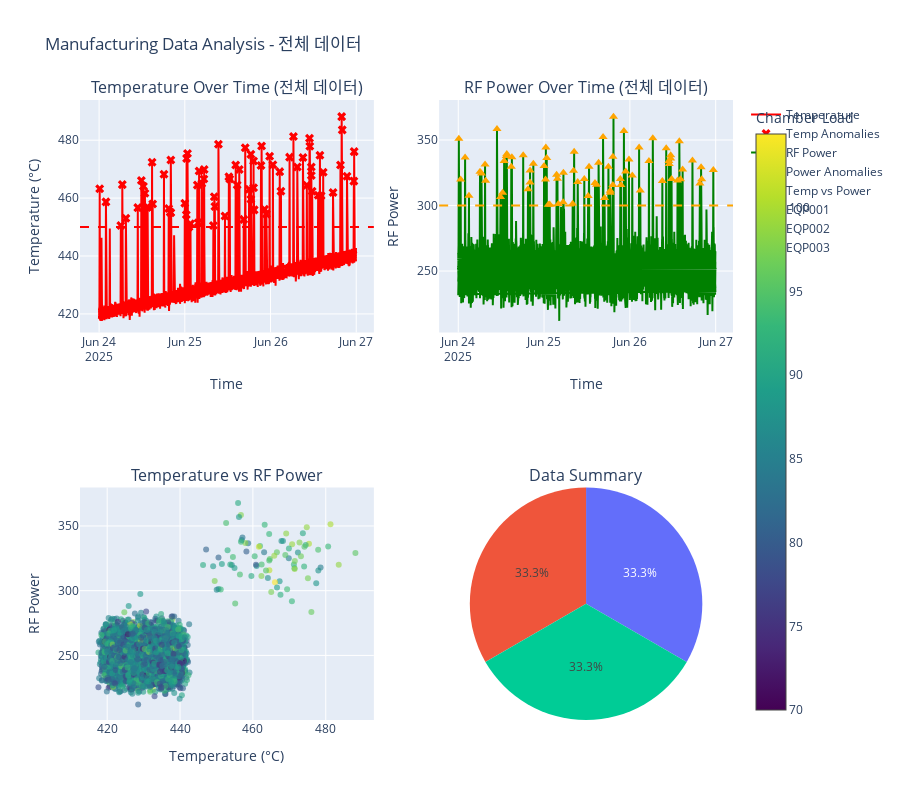

The cell this chart's notebook holds for it:
### Markdown cell above
## 4. 드랍다운 선택에 따른 데이터 필터링 및 Plotly 시각화

드랍다운 값이 변경될 때마다 데이터를 필터링하고 Plotly 그래프로 시각화하는 인터랙티브 함수를 작성합니다.

### Code cell
# 데이터 필터링 및 시각화 함수
def create_filtered_visualization(equipment_id='All', chamber_id='All', recipe='All'):
    """선택된 필터에 따라 데이터를 필터링하고 시각화"""
    
    # 데이터 필터링
    filtered_df = df.copy()
    filter_conditions = []
    
    if equipment_id != 'All':
        filtered_df = filtered_df[filtered_df['eqp_id'] == equipment_id]
        filter_conditions.append(f"Equipment: {equipment_id}")
    if chamber_id != 'All':
        filtered_df = filtered_df[filtered_df['chamber_id'] == chamber_id]
        filter_conditions.append(f"Chamber: {chamber_id}")
    if recipe != 'All':
        filtered_df = filtered_df[filtered_df['recipe'] == recipe]
        filter_conditions.append(f"Recipe: {recipe}")
    
    filter_str = " & ".join(filter_conditions) if filter_conditions else "전체 데이터"
    
    # 데이터가 없는 경우 처리
    if len(filtered_df) == 0:
        print(f"⚠️ 선택된 조건 ({filter_str})에 해당하는 데이터가 없습니다.")
        return
    
    # 서브플롯 생성
    fig = make_subplots(
        rows=2, cols=2,
        subplot_titles=[
            f'Temperature Over Time ({filter_str})',
            f'RF Power Over Time ({filter_str})',
            f'Temperature vs RF Power',
            f'Data Summary'
        ],
        specs=[[{"secondary_y": False}, {"secondary_y": False}],
               [{"secondary_y": False}, {"type": "pie"}]]
    )
    
    # 1. 온도 시계열
    fig.add_trace(
        go.Scatter(
            x=filtered_df['timestamp'], 
            y=filtered_df['TEMP'],
            mode='lines', 
            name='Temperature',
            line=dict(color='red', width=2)
        ),
        row=1, col=1
    )
    
    # 온도 이상치 표시
    temp_anomalies = filtered_df[filtered_df['TEMP'] > 450]
    if len(temp_anomalies) > 0:
        fig.add_trace(
            go.Scatter(
                x=temp_anomalies['timestamp'], 
                y=temp_anomalies['TEMP'],
                mode='markers', 
                name='Temp Anomalies',
                marker=dict(color='red', size=8, symbol='x')
            ),
            row=1, col=1
        )
        fig.add_hline(y=450, line_dash="dash", line_color="red", row=1, col=1)
    
    # 2. RF 파워 시계열
    fig.add_trace(
        go.Scatter(
            x=filtered_df['timestamp'], 
            y=filtered_df['RF_POWER'],
            mode='lines', 
            name='RF Power',
            line=dict(color='green', width=2)
        ),
        row=1, col=2
    )
    
    # RF 파워 이상치 표시
    power_anomalies = filtered_df[filtered_df['RF_POWER'] > 300]
    if len(power_anomalies) > 0:
        fig.add_trace(
            go.Scatter(
                x=power_anomalies['timestamp'], 
                y=power_anomalies['RF_POWER'],
                mode='markers', 
                name='Power Anomalies',
                marker=dict(color='orange', size=8, symbol='triangle-up')
            ),
            row=1, col=2
        )
        fig.add_hline(y=300, line_dash="dash", line_color="orange", row=1, col=2)
    
    # 3. 온도 vs RF 파워 산점도
    fig.add_trace(
        go.Scatter(
            x=filtered_df['TEMP'], 
            y=filtered_df['RF_POWER'],
            mode='markers', 
            name='Temp vs Power',
            marker=dict(
                size=6, 
                opacity=0.6,
                color=filtered_df['CHAMBER_LOAD'],
                colorscale='Viridis',
                showscale=True,
                colorbar=dict(title="Chamber Load")
            )
        ),
        row=2, col=1
    )
    
    # 4. 데이터 요약 파이 차트
    equipment_counts = filtered_df['eqp_id'].value_counts()
    fig.add_trace(
        go.Pie(
            labels=equipment_counts.index, 
            values=equipment_counts.values,
            name="Equipment Distribution"
        ),
        row=2, col=2
    )
    
    # 레이아웃 업데이트
    fig.update_layout(
        height=800,
        title_text=f"Manufacturing Data Analysis - {filter_str}",
        showlegend=True
    )
    
    # 축 라벨 추가
    fig.update_xaxes(title_text="Time", row=1, col=1)
    fig.update_yaxes(title_text="Temperature (°C)", row=1, col=1)
    fig.update_xaxes(title_text="Time", row=1, col=2)
    fig.update_yaxes(title_text="RF Power", row=1, col=2)
    fig.update_xaxes(title_text="Temperature (°C)", row=2, col=1)
    fig.update_yaxes(title_text="RF Power", row=2, col=1)
    
    # 그래프 표시
    fig.show()
    
    # 통계 정보 출력
    print(f"\\n📊 필터링된 데이터 통계:")
    print(f"   데이터 포인트: {len(filtered_df):,}개")
    print(f"   온도 범위: {filtered_df['TEMP'].min():.1f} - {filtered_df['TEMP'].max():.1f}°C")
    print(f"   RF 파워 범위: {filtered_df['RF_POWER'].min():.1f} - {filtered_df['RF_POWER'].max():.1f}")
    print(f"   🔥 온도 이상치: {len(temp_anomalies)}개")
    print(f"   ⚡ RF 파워 이상치: {len(power_anomalies)}개")

# 함수 테스트
print("📈 시각화 함수 테스트:")
create_filtered_visualization('All', 'All', 'All')

### Figure 1 — Plotly figure (JSON) as saved in the notebook; plotly's stock layout.template omitted (floating-point values rounded to 4 significant figures; data arrays with more than 128 entries replaced by an {"elided": "..."} marker saying what was removed)
{"data": [{"line": {"color": "red", "width": 2}, "mode": "lines", "name": "Temperature", "type": "scatter", "x": {"elided": "7776 str values"}, "xaxis": "x", "y": {"elided": "7776 float values"}, "yaxis": "y"}, {"marker": {"color": "red", "size": 8, "symbol": "x"}, "mode": "markers", "name": "Temp Anomalies", "type": "scatter", "x": ["2025-06-24T01:55:00.000000000", "2025-06-24T06:05:00.000000000", "2025-06-24T10:50:00.000000000", "2025-06-25T00:25:00.000000000", "2025-06-25T00:45:00.000000000", "2025-06-25T08:00:00.000000000", "2025-06-25T08:15:00.000000000", "2025-06-25T08:25:00.000000000", "2025-06-25T14:40:00.000000000", "2025-06-25T16:55:00.000000000", "2025-06-25T22:50:00.000000000", "2025-06-26T02:35:00.000000000", "2025-06-26T11:25:00.000000000", "2025-06-24T06:30:00.000000000", "2025-06-24T15:00:00.000000000", "2025-06-25T12:35:00.000000000", "2025-06-25T14:15:00.000000000", "2025-06-25T18:30:00.000000000", "2025-06-25T19:15:00.000000000", "2025-06-25T21:20:00.000000000", "2025-06-26T07:30:00.000000000", "2025-06-26T09:05:00.000000000", "2025-06-26T13:20:00.000000000", "2025-06-26T14:10:00.000000000", "2025-06-26T19:55:00.000000000", "2025-06-26T20:05:00.000000000", "2025-06-26T23:20:00.000000000", "2025-06-24T14:50:00.000000000", "2025-06-24T19:30:00.000000000", "2025-06-24T20:05:00.000000000", "2025-06-25T03:30:00.000000000", "2025-06-25T04:00:00.000000000", "2025-06-25T11:15:00.000000000", "2025-06-25T23:45:00.000000000", "2025-06-26T11:00:00.000000000", "2025-06-26T11:25:00.000000000", "2025-06-26T17:30:00.000000000", "2025-06-24T00:10:00.000000000", "2025-06-24T19:55:00.000000000", "2025-06-25T00:00:00.000000000", "2025-06-25T00:30:00.000000000", "2025-06-25T05:25:00.000000000", "2025-06-26T11:40:00.000000000", "2025-06-26T23:25:00.000000000", "2025-06-24T07:30:00.000000000", "2025-06-24T12:50:00.000000000", "2025-06-25T03:45:00.000000000", "2025-06-25T04:45:00.000000000", "2025-06-25T12:20:00.000000000", "2025-06-25T16:30:00.000000000", "2025-06-26T00:40:00.000000000", "2025-06-26T10:10:00.000000000", "2025-06-26T13:50:00.000000000", "2025-06-26T14:45:00.000000000", "2025-06-24T13:35:00.000000000", "2025-06-24T18:10:00.000000000", "2025-06-24T20:05:00.000000000", "2025-06-25T01:35:00.000000000", "2025-06-25T09:25:00.000000000", "2025-06-26T05:20:00.000000000", "2025-06-26T19:35:00.000000000", "2025-06-24T12:25:00.000000000", "2025-06-24T13:25:00.000000000", "2025-06-25T01:10:00.000000000", "2025-06-25T18:00:00.000000000", "2025-06-25T18:30:00.000000000", "2025-06-24T11:50:00.000000000", "2025-06-25T05:20:00.000000000", "2025-06-25T15:15:00.000000000", "2025-06-25T19:15:00.000000000", "2025-06-25T19:25:00.000000000", "2025-06-25T21:30:00.000000000", "2025-06-25T22:20:00.000000000", "2025-06-26T02:55:00.000000000", "2025-06-26T06:25:00.000000000", "2025-06-26T10:55:00.000000000", "2025-06-26T21:25:00.000000000"], "xaxis": "x", "y": [458.7, 450.6, 456.7, 454.2, 475.4, 450.6, 460.5, 457.1, 464.5, 477.4, 454.5, 469.1, 470.8, 464.7, 457.9, 466.6, 471.4, 459.6, 472.8, 471.2, 470.7, 474.1, 461.0, 460.8, 488.1, 483.6, 465.9, 472.4, 456.4, 473.2, 464.5, 469.4, 453.8, 474.5, 477.9, 467.8, 462.0, 463.2, 455.1, 458.2, 473.7, 469.9, 462.4, 476.1, 453.0, 461.6, 451.5, 465.0, 467.3, 452.6, 471.5, 464.5, 474.8, 468.9, 456.9, 468.3, 455.0, 451.2, 478.6, 474.1, 471.5, 464.1, 456.7, 450.1, 463.1, 475.1, 466.1, 466.6, 469.9, 463.6, 455.9, 478.0, 456.2, 462.3, 481.3, 480.7, 467.6], "yaxis": "y"}, {"line": {"color": "green", "width": 2}, "mode": "lines", "name": "RF Power", "type": "scatter", "x": {"elided": "7776 str values"}, "xaxis": "x2", "y": {"elided": "7776 float values"}, "yaxis": "y2"}, {"marker": {"color": "orange", "size": 8, "symbol": "triangle-up"}, "mode": "markers", "name": "Power Anomalies", "type": "scatter", "x": ["2025-06-24T01:55:00.000000000", "2025-06-24T03:00:00.000000000", "2025-06-24T06:05:00.000000000", "2025-06-24T10:50:00.000000000", "2025-06-24T21:00:00.000000000", "2025-06-25T00:25:00.000000000", "2025-06-25T00:45:00.000000000", "2025-06-25T08:00:00.000000000", "2025-06-25T08:15:00.000000000", "2025-06-25T08:25:00.000000000", "2025-06-25T14:40:00.000000000", "2025-06-25T16:55:00.000000000", "2025-06-25T22:50:00.000000000", "2025-06-26T02:35:00.000000000", "2025-06-26T11:25:00.000000000", "2025-06-24T06:30:00.000000000", "2025-06-24T15:00:00.000000000", "2025-06-25T12:35:00.000000000", "2025-06-25T14:15:00.000000000", "2025-06-25T18:30:00.000000000", "2025-06-25T19:15:00.000000000", "2025-06-25T21:20:00.000000000", "2025-06-26T09:05:00.000000000", "2025-06-26T13:20:00.000000000", "2025-06-26T14:10:00.000000000", "2025-06-26T19:55:00.000000000", "2025-06-26T20:05:00.000000000", "2025-06-26T23:20:00.000000000", "2025-06-24T14:50:00.000000000", "2025-06-24T19:30:00.000000000", "2025-06-24T20:05:00.000000000", "2025-06-25T03:30:00.000000000", "2025-06-25T04:00:00.000000000", "2025-06-25T11:15:00.000000000", "2025-06-25T23:45:00.000000000", "2025-06-26T11:00:00.000000000", "2025-06-26T11:25:00.000000000", "2025-06-26T17:30:00.000000000", "2025-06-24T00:10:00.000000000", "2025-06-25T00:00:00.000000000", "2025-06-25T00:30:00.000000000", "2025-06-25T05:25:00.000000000", "2025-06-26T11:40:00.000000000", "2025-06-24T07:30:00.000000000", "2025-06-24T07:40:00.000000000", "2025-06-24T12:50:00.000000000", "2025-06-25T03:45:00.000000000", "2025-06-25T12:20:00.000000000", "2025-06-25T16:30:00.000000000", "2025-06-26T00:40:00.000000000", "2025-06-26T10:10:00.000000000", "2025-06-26T13:50:00.000000000", "2025-06-26T14:45:00.000000000", "2025-06-24T00:40:00.000000000", "2025-06-24T13:35:00.000000000", "2025-06-24T18:10:00.000000000", "2025-06-24T20:05:00.000000000", "2025-06-25T01:35:00.000000000", "2025-06-25T09:25:00.000000000", "2025-06-26T05:20:00.000000000", "2025-06-26T19:35:00.000000000", "2025-06-24T12:25:00.000000000", "2025-06-24T13:25:00.000000000", "2025-06-25T01:10:00.000000000", "2025-06-25T18:00:00.000000000", "2025-06-25T18:30:00.000000000", "2025-06-24T11:50:00.000000000", "2025-06-25T05:20:00.000000000", "2025-06-25T15:15:00.000000000", "2025-06-25T19:15:00.000000000", "2025-06-25T19:25:00.000000000", "2025-06-25T21:30:00.000000000", "2025-06-25T22:20:00.000000000", "2025-06-26T02:55:00.000000000", "2025-06-26T06:25:00.000000000", "2025-06-26T10:55:00.000000000"], "xaxis": "x2", "y": [336.6, 307.5, 325.7, 358.5, 331.9, 319.8, 336.2, 301.3, 326.5, 341.0, 315.8, 305.7, 326.0, 344.2, 335.8, 324.4, 336.9, 329.7, 317.3, 311.3, 337.3, 320.2, 318.7, 319.0, 320.0, 329.2, 320.0, 327.0, 329.5, 312.4, 326.7, 323.4, 301.2, 320.2, 335.2, 331.7, 338.3, 334.4, 351.0, 330.2, 344.3, 325.0, 320.3, 331.3, 318.8, 333.9, 320.5, 307.3, 352.3, 323.0, 343.8, 349.1, 327.6, 319.8, 339.2, 338.4, 317.5, 300.8, 317.9, 333.9, 316.8, 309.8, 337.8, 300.6, 329.6, 309.7, 306.6, 302.5, 332.6, 315.6, 367.8, 315.7, 356.8, 311.4, 351.4, 334.0], "yaxis": "y2"}, {"marker": {"color": {"elided": "7776 float values"}, "colorbar": {"title": {"text": "Chamber Load"}}, "colorscale": [[0, "#440154"], [0.1111, "#482878"], [0.2222, "#3e4989"], [0.3333, "#31688e"], [0.4444, "#26828e"], [0.5556, "#1f9e89"], [0.6667, "#35b779"], [0.7778, "#6ece58"], [0.8889, "#b5de2b"], [1, "#fde725"]], "opacity": 0.6, "showscale": true, "size": 6}, "mode": "markers", "name": "Temp vs Power", "type": "scatter", "x": {"elided": "7776 float values"}, "xaxis": "x3", "y": {"elided": "7776 float values"}, "yaxis": "y3"}, {"domain": {"x": [0.55, 1], "y": [0, 0.375]}, "labels": ["EQP001", "EQP002", "EQP003"], "name": "Equipment Distribution", "type": "pie", "values": [2592, 2592, 2592]}], "layout": {"annotations": [{"font": {"size": 16}, "showarrow": false, "text": "Temperature Over Time (전체 데이터)", "x": 0.225, "xanchor": "center", "xref": "paper", "y": 1, "yanchor": "bottom", "yref": "paper"}, {"font": {"size": 16}, "showarrow": false, "text": "RF Power Over Time (전체 데이터)", "x": 0.775, "xanchor": "center", "xref": "paper", "y": 1, "yanchor": "bottom", "yref": "paper"}, {"font": {"size": 16}, "showarrow": false, "text": "Temperature vs RF Power", "x": 0.225, "xanchor": "center", "xref": "paper", "y": 0.375, "yanchor": "bottom", "yref": "paper"}, {"font": {"size": 16}, "showarrow": false, "text": "Data Summary", "x": 0.775, "xanchor": "center", "xref": "paper", "y": 0.375, "yanchor": "bottom", "yref": "paper"}], "height": 800, "shapes": [{"line": {"color": "red", "dash": "dash"}, "type": "line", "x0": 0, "x1": 1, "xref": "x domain", "y0": 450, "y1": 450, "yref": "y"}, {"line": {"color": "orange", "dash": "dash"}, "type": "line", "x0": 0, "x1": 1, "xref": "x2 domain", "y0": 300, "y1": 300, "yref": "y2"}], "showlegend": true, "title": {"text": "Manufacturing Data Analysis - 전체 데이터"}, "xaxis": {"anchor": "y", "domain": [0, 0.45], "title": {"text": "Time"}}, "xaxis2": {"anchor": "y2", "domain": [0.55, 1], "title": {"text": "Time"}}, "xaxis3": {"anchor": "y3", "domain": [0, 0.45], "title": {"text": "Temperature (°C)"}}, "yaxis": {"anchor": "x", "domain": [0.625, 1], "title": {"text": "Temperature (°C)"}}, "yaxis2": {"anchor": "x2", "domain": [0.625, 1], "title": {"text": "RF Power"}}, "yaxis3": {"anchor": "x3", "domain": [0, 0.375], "title": {"text": "RF Power"}}}}
